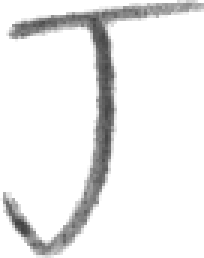
#> input picture sklearn11/1206/c.png, 68 x 86 px (shown 3 times larger)
$ python test.py
#> lines starting #> are read from the running program, lines starting #| are printed output that depends on the picture
# -- encoding:utf-8 --
"""
@File : test.py
@Author: Octal_H
@Date : 2019/10/28
@Desc :
"""
import numpy as np
from PIL import Image, ImageFilter

img = Image.open('c.png')
#> img is the input picture: PIL image 68x86 RGB; min 67, max 255, mean 236.2

img = img.resize((128, 128))
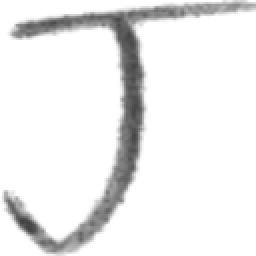
#> img: PIL image 128x128 RGB (shown 2 times larger); min 65, max 255, mean 236.1
# 3. 将图像转换为灰度图像
img = img.convert("L")
#> img: PIL image 128x128 L
# 4. 对图像做一个过滤
img = img.filter(ImageFilter.CONTOUR)
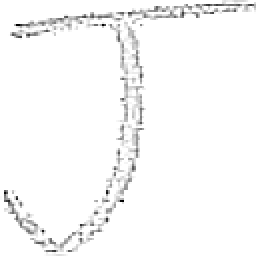
#> img: PIL image 128x128 L (shown 2 times larger); min 0, max 255, mean 248.6
img = img.filter(ImageFilter.SMOOTH)
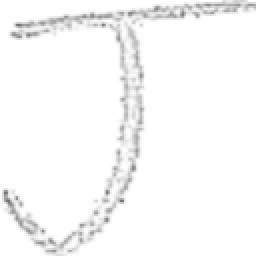
#> img: PIL image 128x128 L (shown 2 times larger); min 108, max 255, mean 248.6
img = img.filter(ImageFilter.MedianFilter)

rotate_p = 90
img2 = img.copy()
img2 = img2.rotate(rotate_p, expand=True, fillcolor=(255, 255, 255))
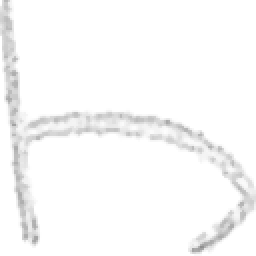
#> img2: PIL image 128x128 L (shown 2 times larger); min 142, max 255, mean 249.3
img2.show()
